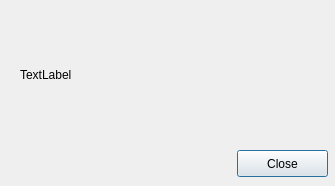
<?xml version="1.0" encoding="UTF-8"?>
<ui version="4.0">
 <class>AboutDialog</class>
 <widget class="QDialog" name="AboutDialog">
  <property name="geometry">
   <rect>
    <x>0</x>
    <y>0</y>
    <width>335</width>
    <height>186</height>
   </rect>
  </property>
  <property name="windowTitle">
   <string>About Zeitdice QtApp</string>
  </property>
  <widget class="QLabel" name="aboutLabel">
   <property name="geometry">
    <rect>
     <x>20</x>
     <y>10</y>
     <width>301</width>
     <height>131</height>
    </rect>
   </property>
   <property name="text">
    <string>TextLabel</string>
   </property>
   <property name="textFormat">
    <enum>Qt::RichText</enum>
   </property>
   <property name="openExternalLinks">
    <bool>true</bool>
   </property>
  </widget>
  <widget class="QPushButton" name="closeButton">
   <property name="geometry">
    <rect>
     <x>237</x>
     <y>150</y>
     <width>91</width>
     <height>27</height>
    </rect>
   </property>
   <property name="text">
    <string>Close</string>
   </property>
  </widget>
 </widget>
 <resources/>
 <connections/>
</ui>
